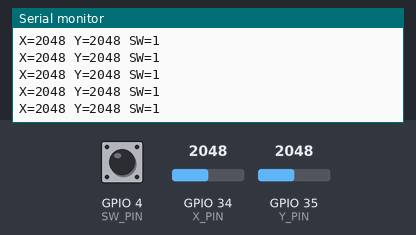
Recording of a sketch running on a simulated ESP32. Parts: the last lines printed to the serial monitor. Inputs (shaded band) come from the test bench; at power-on: GPIO 34 (X_PIN) = 2048, GPIO 35 (Y_PIN) = 2048, GPIO 4 (SW_PIN) HIGH.

Above: at 1.2 s.
1.3 s: GPIO 34 (X_PIN) set to 1062
At 1.31 s:
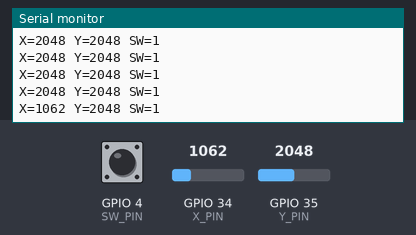
2.8 s: GPIO 34 (X_PIN) set to 957
At 2.82 s:
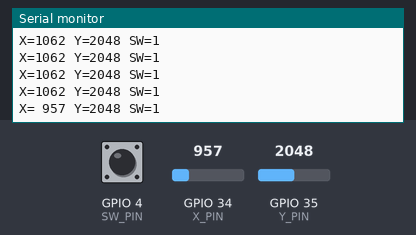
4.7 s: GPIO 35 (Y_PIN) set to 1062
At 4.72 s:
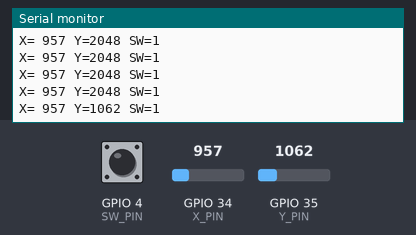
6.2 s: GPIO 35 (Y_PIN) set to 952
At 6.23 s:
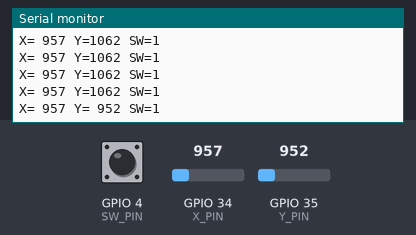

The sketch:

S17_Joystick.ino
```cpp
/*
  BuiltByTyler Sensor Kit - S17 JOYSTICK (ALPS RKJXV 2-axis + push)
  Board: ESP32-WROOM-32 DevKit V1 (30-pin), Arduino-ESP32 core 3.x, "ESP32 Dev Module"

  Prints the stick position (X, Y: 0..4095, about 2048 at rest) and the
  push switch (SW LOW = pressed; the pull-up is on the board).

  Wiring (module pin -> ESP32 pin):
    GND  -> GND
    VCC  -> 3V3
    X    -> GPIO 34
    Y    -> GPIO 35
    SW   -> GPIO 4

  Library: none needed
  Serial Monitor: 115200 baud
*/

#define X_PIN    34
#define Y_PIN    35
#define SW_PIN   4

void setup() {
  Serial.begin(115200);
  pinMode(SW_PIN, INPUT);   // board pull-up: HIGH = released, LOW = pushed
}

void loop() {
  int x = analogRead(X_PIN);     // 0..4095
  int y = analogRead(Y_PIN);
  int sw = digitalRead(SW_PIN);
  Serial.printf("X=%4d Y=%4d SW=%d%s\n", x, y, sw, sw == LOW ? "  click" : "");
  delay(100);
}
```

Measured:
- the behaviour switches between 1000 and 999 on GPIO 34 (X_PIN) (found by bisection; images 1 and 2)
- the behaviour switches between 1000 and 999 on GPIO 35 (Y_PIN) (found by bisection; images 3 and 4)
- after the input at 1.3 s, the serial monitor: prints a new line at once (image 1)
- after the input at 2.8 s, the serial monitor: prints a new line at once (image 2)
- after the input at 4.7 s, the serial monitor: prints a new line at once (image 3)
- after the input at 6.2 s, the serial monitor: prints a new line at once (image 4)
